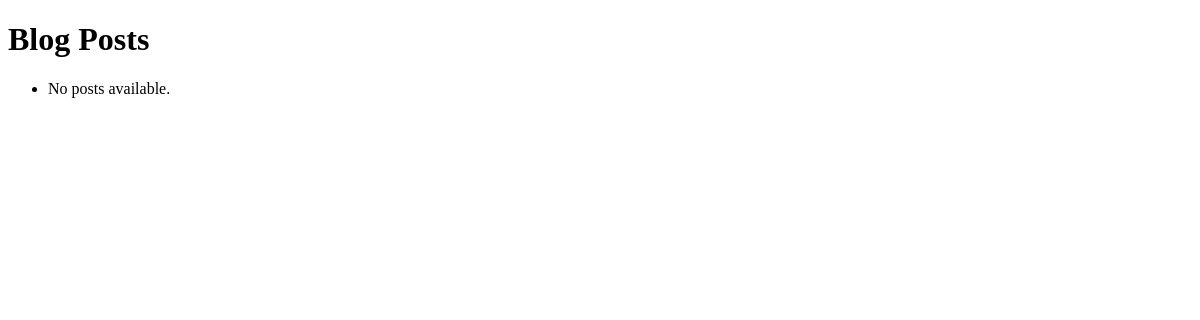
Before: /posts_list/ with the older database file.
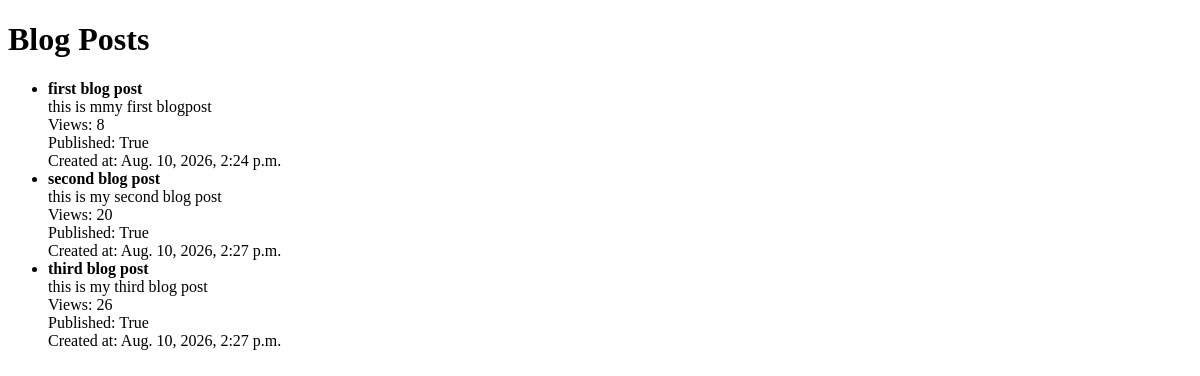
After: the same page with the newer database file.
### myapp/models.py (models this page shows, shortened)
class BlogPost(models.Model):
    title = models.CharField(max_length=200)
    content = models.TextField()
    views=models.IntegerField(default=0)
    published = models.BooleanField(default=True)
    created_at = models.DateTimeField(auto_now_add=True)
    updated_at = models.DateTimeField(auto_now=True)

### myapp/views.py (the view)
# urls.py: path('posts_list/', views.posts_list, name='posts_list'),
def posts_list(request):
    posts=BlogPost.objects.all()
    return render(request,'post_list.html', {'posts': posts})

### myapp/templates/post_list.html (shortened to what this page needs)
<!DOCTYPE html>
<html>
<head>
</head>
<body>
    <h1>Blog Posts</h1>
    <ul>
        {% for post in posts %}
            <li>
                <strong>{{ post.title }}</strong> <br>
                {{ post.content }} <br>
                Views: {{ post.views }} <br>
                Published: {{ post.published }} <br>
                Created at: {{ post.created_at }} <br>
            </li>
            {% empty %}
            <li>No posts available.</li>
        {% endfor %}
    </ul>
</body>
</html>

Changed rows visible on the page:
added BlogPost: title "first blog post", content "this is mmy first blogpost", views "8", published "True", created_at "Aug. 10, 2026, 2:24 p.m."
added BlogPost: title "second blog post", content "this is my second blog post", views "20", published "True", created_at "Aug. 10, 2026, 2:27 p.m."
added BlogPost: title "third blog post", content "this is my third blog post", views "26", published "True", created_at "Aug. 10, 2026, 2:27 p.m."
Other visible differences:
text no longer shown: "No posts available."
